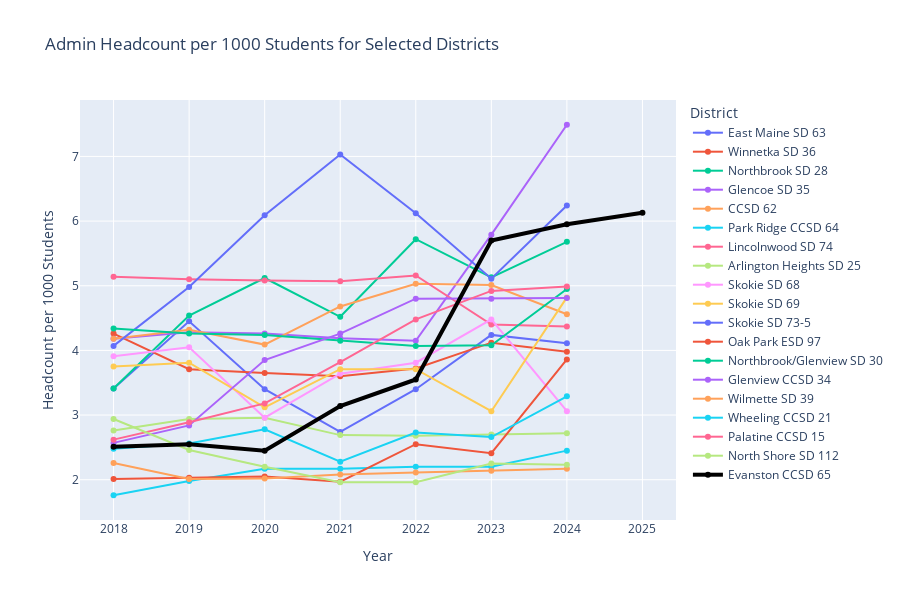

Notebook code cell kept with this figure:
### Code cell
# Plot admin headcount per 1000 students over time for each district
fig_admin_per_1000 = go.Figure()
for district in target_districts:
    district_data = admin_data[admin_data['District'] == district]
    # Make 'Evanston CCSD 65' stand out with a thicker line and use black color
    if district == 'Evanston CCSD 65':
        fig_admin_per_1000.add_trace(go.Scatter(x=district_data['SchoolYearId'], y=district_data['headcount_per_1000_students'], mode='lines+markers', name=district, line=dict(width=4, color='black')))
        continue
    fig_admin_per_1000.add_trace(go.Scatter(x=district_data['SchoolYearId'], y=district_data['headcount_per_1000_students'], mode='lines+markers', name=district))
fig_admin_per_1000.update_layout(
    title='Admin Headcount per 1000 Students for Selected Districts',
    xaxis_title='Year',
    yaxis_title='Headcount per 1000 Students',
    legend_title='District',
    height=600
)
fig_admin_per_1000.show()

### Figure 1 — Plotly figure (JSON) as saved in the notebook; plotly's stock layout.template omitted (floating-point values rounded to 4 significant figures)
{"data": [{"mode": "lines+markers", "name": "East Maine SD 63", "type": "scatter", "x": [2018, 2019, 2020, 2021, 2022, 2023, 2024], "y": [3.41, 4.45, 3.4, 2.74, 3.4, 4.24, 4.11]}, {"mode": "lines+markers", "name": "Winnetka SD 36", "type": "scatter", "x": [2018, 2019, 2020, 2021, 2022, 2023, 2024], "y": [4.26, 3.71, 3.65, 3.6, 3.72, 4.12, 3.98]}, {"mode": "lines+markers", "name": "Northbrook SD 28", "type": "scatter", "x": [2018, 2019, 2020, 2021, 2022, 2023, 2024], "y": [3.41, 4.54, 5.12, 4.52, 5.72, 5.13, 5.68]}, {"mode": "lines+markers", "name": "Glencoe SD 35", "type": "scatter", "x": [2018, 2019, 2020, 2021, 2022, 2023, 2024], "y": [4.18, 4.28, 4.26, 4.19, 4.15, 5.79, 7.49]}, {"mode": "lines+markers", "name": "CCSD 62", "type": "scatter", "x": [2018, 2019, 2020, 2021, 2022, 2023, 2024], "y": [4.18, 4.32, 4.09, 4.68, 5.03, 5.01, 4.56]}, {"mode": "lines+markers", "name": "Park Ridge CCSD 64", "type": "scatter", "x": [2018, 2019, 2020, 2021, 2022, 2023, 2024], "y": [1.76, 1.98, 2.17, 2.17, 2.2, 2.2, 2.45]}, {"mode": "lines+markers", "name": "Lincolnwood SD 74", "type": "scatter", "x": [2018, 2019, 2020, 2021, 2022, 2023, 2024], "y": [5.14, 5.1, 5.08, 5.07, 5.16, 4.4, 4.37]}, {"mode": "lines+markers", "name": "Arlington Heights SD 25", "type": "scatter", "x": [2018, 2019, 2020, 2021, 2022, 2023, 2024], "y": [2.76, 2.94, 2.96, 2.69, 2.68, 2.7, 2.72]}, {"mode": "lines+markers", "name": "Skokie SD 68", "type": "scatter", "x": [2018, 2019, 2020, 2021, 2022, 2023, 2024], "y": [3.91, 4.05, 2.96, 3.64, 3.81, 4.48, 3.06]}, {"mode": "lines+markers", "name": "Skokie SD 69", "type": "scatter", "x": [2018, 2019, 2020, 2021, 2022, 2023, 2024], "y": [3.75, 3.81, 3.12, 3.71, 3.71, 3.06, 4.82]}, {"mode": "lines+markers", "name": "Skokie SD 73-5", "type": "scatter", "x": [2018, 2019, 2020, 2021, 2022, 2023, 2024], "y": [4.07, 4.98, 6.09, 7.03, 6.12, 5.11, 6.24]}, {"mode": "lines+markers", "name": "Oak Park ESD 97", "type": "scatter", "x": [2018, 2019, 2020, 2021, 2022, 2023, 2024], "y": [2.01, 2.03, 2.05, 1.97, 2.55, 2.41, 3.86]}, {"mode": "lines+markers", "name": "Northbrook/Glenview SD 30", "type": "scatter", "x": [2018, 2019, 2020, 2021, 2022, 2023, 2024], "y": [4.34, 4.26, 4.24, 4.15, 4.07, 4.08, 4.95]}, {"mode": "lines+markers", "name": "Glenview CCSD 34", "type": "scatter", "x": [2018, 2019, 2020, 2021, 2022, 2023, 2024], "y": [2.57, 2.84, 3.85, 4.26, 4.8, 4.8, 4.81]}, {"mode": "lines+markers", "name": "Wilmette SD 39", "type": "scatter", "x": [2018, 2019, 2020, 2021, 2022, 2023, 2024], "y": [2.26, 2.01, 2.02, 2.08, 2.11, 2.14, 2.17]}, {"mode": "lines+markers", "name": "Wheeling CCSD 21", "type": "scatter", "x": [2018, 2019, 2020, 2021, 2022, 2023, 2024], "y": [2.48, 2.56, 2.78, 2.28, 2.73, 2.66, 3.29]}, {"mode": "lines+markers", "name": "Palatine CCSD 15", "type": "scatter", "x": [2018, 2019, 2020, 2021, 2022, 2023, 2024], "y": [2.62, 2.89, 3.18, 3.82, 4.48, 4.92, 4.99]}, {"mode": "lines+markers", "name": "North Shore SD 112", "type": "scatter", "x": [2018, 2019, 2020, 2021, 2022, 2023, 2024], "y": [2.94, 2.46, 2.2, 1.96, 1.96, 2.25, 2.23]}, {"line": {"color": "black", "width": 4}, "mode": "lines+markers", "name": "Evanston CCSD 65", "type": "scatter", "x": [2018, 2019, 2020, 2021, 2022, 2023, 2024, 2025], "y": [2.51, 2.55, 2.45, 3.14, 3.55, 5.7, 5.95, 6.13]}], "layout": {"height": 600, "legend": {"title": {"text": "District"}}, "title": {"text": "Admin Headcount per 1000 Students for Selected Districts"}, "xaxis": {"title": {"text": "Year"}}, "yaxis": {"title": {"text": "Headcount per 1000 Students"}}}}
